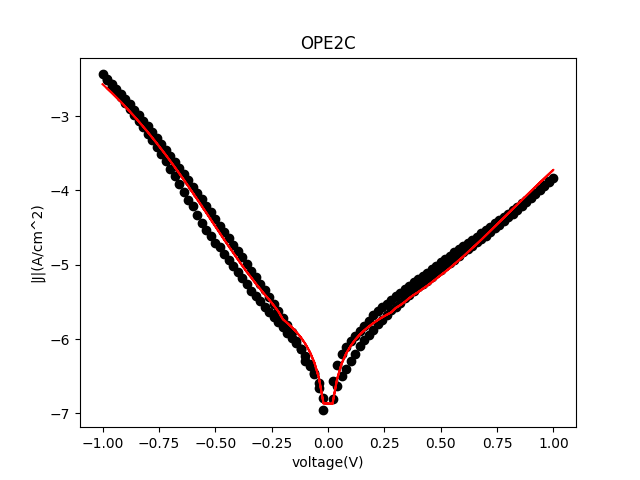

This figure's Python source:
from math import *
import numpy as np
import pandas as pd
from scipy.optimize import curve_fit
import matplotlib.pyplot as plt
from matplotlib.animation import FuncAnimation  
from scipy.integrate import quad,dblquad
from scipy import integrate
import datetime 
import csv
from scipy.optimize import minimize
from scipy.optimize import differential_evolution 
import glob 
import random 
#from New_Class import Model 
import models    
from F4 import Fitting 




def fxn(vb, gammaL, gammaR, deltaE, eta,sigma):
    n = 1 
    I = models.tunnelmodel_1level_nogate_300K_gauss(vb, gammaL, gammaR, deltaE, eta,sigma)    
    return np.log10(abs((n *I) /2.41E-06)) 
   
ipar = {
	
	'gammaL' :6.368395e-04,
	'gammaR' :6.152955e-04,
	'deltaE1':7.0e-01	,
	'eta'    :5.986319e-01	, 
	'sigma'  :1.500004e-01	


	}     


bnds = {
    'gammaL'  : [0,1],
    'gammaR'  : [0,1],
    'deltaE1' : [0.69999,0.71],
    'eta'     : [0,1],
    'sigma'   : [0.14999,0.151]      
      } 
 
  
    
data =pd.read_csv('ForCURVES.txt', delimiter = '\t',header=None) 
data1 = data[abs(data[0])>0] 

rawD={
          'X':data1[0],
          'Y':data1[3]       
          }

   
Obj=Fitting(fxn,rawD) 


Obj=Fitting(fxn,rawD)
Obj.Fit(bnds,ipar)
Obj.PrintFit()
plt.scatter(Obj.workD['X'],Obj.workD['Y'],label='Exp data',color='black')  

plt.plot(Obj.modelD['X'],Obj.modelD['Y'],label='Fitted curve',color='red') 
#plt.yscale('log')
plt.xlabel("voltage(V)") 
plt.ylabel("|J|(A/cm^2)") 
plt.title("OPE2C") 
plt.savefig("sigma.png")  
plt.legend() 
plt.show()  







































































   
